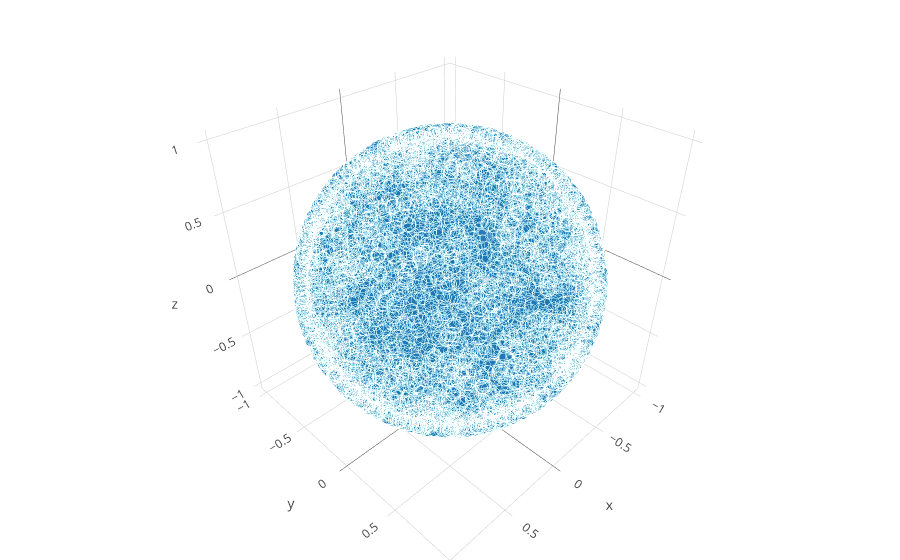

Here is the notebook cell this chart was saved with:
### Markdown cell above
## Визуальная проверка равномерности распределения

### Code cell
import plotly
import plotly.plotly as py
import plotly.graph_objs as go
from plotly.offline import download_plotlyjs, init_notebook_mode, plot, iplot
init_notebook_mode(connected=True)

data = np.array([rand_sphere_point() for i in range(5000)])

trace1 = go.Scatter3d(
    x=data[:,0],
    y=data[:,1],
    z=data[:,2],
    mode='markers',
    marker=dict(
        size=5,
        line=dict(
            color='rgba(217, 217, 217, 0.14)',
            width=1
        ),
        opacity=0.8
    )
)
layout = go.Layout(
    margin=dict(
        l=0,
        r=0,
        b=0,
        t=0
    )
)
fig = go.Figure(data=[trace1], layout=layout)
iplot(fig, filename='simple-3d-scatter')

### Figure 1 — Plotly figure (JSON) as saved in the notebook; plotly's stock layout.template omitted (floating-point values rounded to 4 significant figures; data arrays with more than 128 entries replaced by an {"elided": "..."} marker saying what was removed)
{"data": [{"marker": {"line": {"color": "rgba(217, 217, 217, 0.14)", "width": 1}, "opacity": 0.8, "size": 5}, "mode": "markers", "type": "scatter3d", "uid": "d52ea212-83de-4100-9184-56509965a2d7", "x": {"elided": "5000 float values"}, "y": {"elided": "5000 float values"}, "z": {"elided": "5000 float values"}}], "layout": {"margin": {"b": 0, "l": 0, "r": 0, "t": 0}}}
